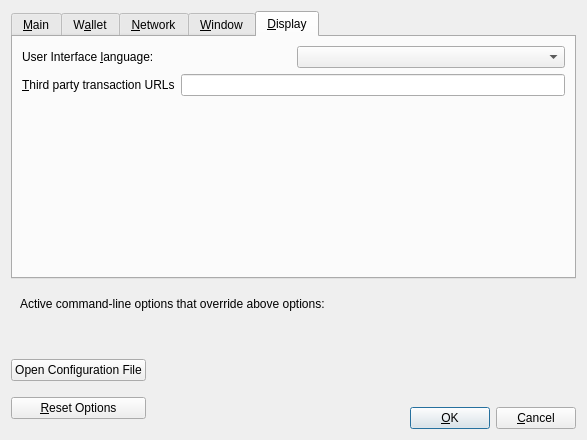
<?xml version="1.0" encoding="UTF-8"?>
<ui version="4.0">
 <class>OptionsDialog</class>
 <widget class="QDialog" name="OptionsDialog">
  <property name="geometry">
   <rect>
    <x>0</x>
    <y>0</y>
    <width>587</width>
    <height>440</height>
   </rect>
  </property>
  <property name="windowTitle">
   <string>Options</string>
  </property>
  <property name="modal">
   <bool>true</bool>
  </property>
  <layout class="QVBoxLayout" name="verticalLayout">
   <item>
    <widget class="QTabWidget" name="tabWidget">
     <property name="currentIndex">
      <number>4</number>
     </property>
     <widget class="QWidget" name="tabMain">
      <attribute name="title">
       <string>&amp;Main</string>
      </attribute>
      <layout class="QVBoxLayout" name="verticalLayout_Main">
       <item>
        <widget class="QCheckBox" name="bitcashAtStartup">
         <property name="toolTip">
          <string>Automatically start %1 after logging in to the system.</string>
         </property>
         <property name="text">
          <string>&amp;Start %1 on system login</string>
         </property>
        </widget>
       </item>
       <item>
        <layout class="QHBoxLayout" name="horizontalLayout_2_Main">
         <item>
          <widget class="QLabel" name="databaseCacheLabel">
           <property name="text">
            <string>Size of &amp;database cache</string>
           </property>
           <property name="textFormat">
            <enum>Qt::PlainText</enum>
           </property>
           <property name="buddy">
            <cstring>databaseCache</cstring>
           </property>
          </widget>
         </item>
         <item>
          <widget class="QSpinBox" name="databaseCache"/>
         </item>
         <item>
          <widget class="QLabel" name="databaseCacheUnitLabel">
           <property name="text">
            <string>MB</string>
           </property>
           <property name="textFormat">
            <enum>Qt::PlainText</enum>
           </property>
          </widget>
         </item>
         <item>
          <spacer name="horizontalSpacer_2_Main">
           <property name="orientation">
            <enum>Qt::Horizontal</enum>
           </property>
           <property name="sizeHint" stdset="0">
            <size>
             <width>40</width>
             <height>20</height>
            </size>
           </property>
          </spacer>
         </item>
        </layout>
       </item>
       <item>
        <layout class="QHBoxLayout" name="horizontalLayout_3_Main">
         <item>
          <widget class="QLabel" name="threadsScriptVerifLabel">
           <property name="text">
            <string>Number of script &amp;verification threads</string>
           </property>
           <property name="textFormat">
            <enum>Qt::PlainText</enum>
           </property>
           <property name="buddy">
            <cstring>threadsScriptVerif</cstring>
           </property>
          </widget>
         </item>
         <item>
          <widget class="QSpinBox" name="threadsScriptVerif">
           <property name="toolTip">
            <string>(0 = auto, &lt;0 = leave that many cores free)</string>
           </property>
          </widget>
         </item>
         <item>
          <spacer name="horizontalSpacer_3_Main">
           <property name="orientation">
            <enum>Qt::Horizontal</enum>
           </property>
           <property name="sizeHint" stdset="0">
            <size>
             <width>40</width>
             <height>20</height>
            </size>
           </property>
          </spacer>
         </item>
        </layout>
       </item>
       <item>
        <spacer name="verticalSpacer_Main">
         <property name="orientation">
          <enum>Qt::Vertical</enum>
         </property>
         <property name="sizeHint" stdset="0">
          <size>
           <width>20</width>
           <height>40</height>
          </size>
         </property>
        </spacer>
       </item>
      </layout>
     </widget>
     <widget class="QWidget" name="tabWallet">
      <attribute name="title">
       <string>W&amp;allet</string>
      </attribute>
      <layout class="QVBoxLayout" name="verticalLayout_Wallet">
       <item>
        <widget class="QGroupBox" name="groupBox">
         <property name="title">
          <string>Expert</string>
         </property>
         <layout class="QVBoxLayout" name="verticalLayout_2">
          <item>
           <widget class="QCheckBox" name="coinControlFeatures">
            <property name="toolTip">
             <string>Whether to show coin control features or not.</string>
            </property>
            <property name="text">
             <string>Enable coin &amp;control features</string>
            </property>
           </widget>
          </item>
          <item>
           <widget class="QCheckBox" name="spendZeroConfChange">
            <property name="toolTip">
             <string>If you disable the spending of unconfirmed change, the change from a transaction cannot be used until that transaction has at least one confirmation. This also affects how your balance is computed.</string>
            </property>
            <property name="text">
             <string>&amp;Spend unconfirmed change</string>
            </property>
           </widget>
          </item>
         </layout>
        </widget>
       </item>
       <item>
        <spacer name="verticalSpacer_Wallet">
         <property name="orientation">
          <enum>Qt::Vertical</enum>
         </property>
         <property name="sizeHint" stdset="0">
          <size>
           <width>20</width>
           <height>40</height>
          </size>
         </property>
        </spacer>
       </item>
      </layout>
     </widget>
     <widget class="QWidget" name="tabNetwork">
      <attribute name="title">
       <string>&amp;Network</string>
      </attribute>
      <layout class="QVBoxLayout" name="verticalLayout_Network">
       <item>
        <widget class="QCheckBox" name="mapPortUpnp">
         <property name="toolTip">
          <string>Automatically open the Bitcash client port on the router. This only works when your router supports UPnP and it is enabled.</string>
         </property>
         <property name="text">
          <string>Map port using &amp;UPnP</string>
         </property>
        </widget>
       </item>
       <item>
        <widget class="QCheckBox" name="allowIncoming">
         <property name="toolTip">
          <string>Accept connections from outside.</string>
         </property>
         <property name="text">
          <string>Allow incomin&amp;g connections</string>
         </property>
        </widget>
       </item>
       <item>
        <widget class="QCheckBox" name="connectSocks">
         <property name="toolTip">
          <string>Connect to the Bitcash network through a SOCKS5 proxy.</string>
         </property>
         <property name="text">
          <string>&amp;Connect through SOCKS5 proxy (default proxy):</string>
         </property>
        </widget>
       </item>
       <item>
        <layout class="QHBoxLayout" name="horizontalLayout_1_Network">
         <item>
          <widget class="QLabel" name="proxyIpLabel">
           <property name="text">
            <string>Proxy &amp;IP:</string>
           </property>
           <property name="textFormat">
            <enum>Qt::PlainText</enum>
           </property>
           <property name="buddy">
            <cstring>proxyIp</cstring>
           </property>
          </widget>
         </item>
         <item>
          <widget class="QValidatedLineEdit" name="proxyIp">
           <property name="minimumSize">
            <size>
             <width>140</width>
             <height>0</height>
            </size>
           </property>
           <property name="maximumSize">
            <size>
             <width>140</width>
             <height>16777215</height>
            </size>
           </property>
           <property name="toolTip">
            <string>IP address of the proxy (e.g. IPv4: 127.0.0.1 / IPv6: ::1)</string>
           </property>
          </widget>
         </item>
         <item>
          <widget class="QLabel" name="proxyPortLabel">
           <property name="text">
            <string>&amp;Port:</string>
           </property>
           <property name="textFormat">
            <enum>Qt::PlainText</enum>
           </property>
           <property name="buddy">
            <cstring>proxyPort</cstring>
           </property>
          </widget>
         </item>
         <item>
          <widget class="QLineEdit" name="proxyPort">
           <property name="minimumSize">
            <size>
             <width>55</width>
             <height>0</height>
            </size>
           </property>
           <property name="maximumSize">
            <size>
             <width>55</width>
             <height>16777215</height>
            </size>
           </property>
           <property name="toolTip">
            <string>Port of the proxy (e.g. 9050)</string>
           </property>
          </widget>
         </item>
         <item>
          <spacer name="horizontalSpacer_1_Network">
           <property name="orientation">
            <enum>Qt::Horizontal</enum>
           </property>
           <property name="sizeHint" stdset="0">
            <size>
             <width>40</width>
             <height>20</height>
            </size>
           </property>
          </spacer>
         </item>
        </layout>
       </item>
       <item>
        <layout class="QHBoxLayout" name="horizontalLayout_2_Network">
         <item>
          <widget class="QLabel" name="proxyActiveNets">
           <property name="text">
            <string>Used for reaching peers via:</string>
           </property>
           <property name="textFormat">
            <enum>Qt::PlainText</enum>
           </property>
          </widget>
         </item>
         <item>
          <widget class="QCheckBox" name="proxyReachIPv4">
           <property name="enabled">
            <bool>false</bool>
           </property>
           <property name="toolTip">
            <string>Shows if the supplied default SOCKS5 proxy is used to reach peers via this network type.</string>
           </property>
           <property name="text">
            <string/>
           </property>
          </widget>
         </item>
         <item>
          <widget class="QLabel" name="proxyReachIPv4Label">
           <property name="text">
            <string>IPv4</string>
           </property>
           <property name="textFormat">
            <enum>Qt::PlainText</enum>
           </property>
          </widget>
         </item>
         <item>
          <widget class="QCheckBox" name="proxyReachIPv6">
           <property name="enabled">
            <bool>false</bool>
           </property>
           <property name="toolTip">
            <string>Shows if the supplied default SOCKS5 proxy is used to reach peers via this network type.</string>
           </property>
           <property name="text">
            <string/>
           </property>
          </widget>
         </item>
         <item>
          <widget class="QLabel" name="proxyReachIPv6Label">
           <property name="text">
            <string>IPv6</string>
           </property>
           <property name="textFormat">
            <enum>Qt::PlainText</enum>
           </property>
          </widget>
         </item>
         <item>
          <widget class="QCheckBox" name="proxyReachTor">
           <property name="enabled">
            <bool>false</bool>
           </property>
           <property name="toolTip">
            <string>Shows if the supplied default SOCKS5 proxy is used to reach peers via this network type.</string>
           </property>
           <property name="text">
            <string/>
           </property>
          </widget>
         </item>
         <item>
          <widget class="QLabel" name="proxyReachTorLabel">
           <property name="text">
            <string>Tor</string>
           </property>
           <property name="textFormat">
            <enum>Qt::PlainText</enum>
           </property>
          </widget>
         </item>
         <item>
          <spacer name="horizontalSpacer_2_Network">
           <property name="orientation">
            <enum>Qt::Horizontal</enum>
           </property>
           <property name="sizeHint" stdset="0">
            <size>
             <width>40</width>
             <height>20</height>
            </size>
           </property>
          </spacer>
         </item>
        </layout>
       </item>
       <item>
        <widget class="QCheckBox" name="connectSocksTor">
         <property name="toolTip">
          <string>Connect to the Bitcash network through a separate SOCKS5 proxy for Tor hidden services.</string>
         </property>
         <property name="text">
          <string>Use separate SOCKS&amp;5 proxy to reach peers via Tor hidden services:</string>
         </property>
        </widget>
       </item>
       <item>
        <layout class="QHBoxLayout" name="horizontalLayout_3_Network">
         <item>
          <widget class="QLabel" name="proxyIpTorLabel">
           <property name="text">
            <string>Proxy &amp;IP:</string>
           </property>
           <property name="textFormat">
            <enum>Qt::PlainText</enum>
           </property>
           <property name="buddy">
            <cstring>proxyIpTor</cstring>
           </property>
          </widget>
         </item>
         <item>
          <widget class="QValidatedLineEdit" name="proxyIpTor">
           <property name="minimumSize">
            <size>
             <width>140</width>
             <height>0</height>
            </size>
           </property>
           <property name="maximumSize">
            <size>
             <width>140</width>
             <height>16777215</height>
            </size>
           </property>
           <property name="toolTip">
            <string>IP address of the proxy (e.g. IPv4: 127.0.0.1 / IPv6: ::1)</string>
           </property>
          </widget>
         </item>
         <item>
          <widget class="QLabel" name="proxyPortTorLabel">
           <property name="text">
            <string>&amp;Port:</string>
           </property>
           <property name="textFormat">
            <enum>Qt::PlainText</enum>
           </property>
           <property name="buddy">
            <cstring>proxyPortTor</cstring>
           </property>
          </widget>
         </item>
         <item>
          <widget class="QLineEdit" name="proxyPortTor">
           <property name="minimumSize">
            <size>
             <width>55</width>
             <height>0</height>
            </size>
           </property>
           <property name="maximumSize">
            <size>
             <width>55</width>
             <height>16777215</height>
            </size>
           </property>
           <property name="toolTip">
            <string>Port of the proxy (e.g. 9050)</string>
           </property>
          </widget>
         </item>
         <item>
          <spacer name="horizontalSpacer_4_Network">
           <property name="orientation">
            <enum>Qt::Horizontal</enum>
           </property>
           <property name="sizeHint" stdset="0">
            <size>
             <width>40</width>
             <height>20</height>
            </size>
           </property>
          </spacer>
         </item>
        </layout>
       </item>
       <item>
        <spacer name="verticalSpacer_Network">
         <property name="orientation">
          <enum>Qt::Vertical</enum>
         </property>
         <property name="sizeHint" stdset="0">
          <size>
           <width>20</width>
           <height>40</height>
          </size>
         </property>
        </spacer>
       </item>
      </layout>
     </widget>
     <widget class="QWidget" name="tabWindow">
      <attribute name="title">
       <string>&amp;Window</string>
      </attribute>
      <layout class="QVBoxLayout" name="verticalLayout_Window">
       <item>
        <widget class="QCheckBox" name="hideTrayIcon">
         <property name="toolTip">
          <string>Hide the icon from the system tray.</string>
         </property>
         <property name="text">
          <string>&amp;Hide tray icon</string>
         </property>
        </widget>
       </item>
       <item>
        <widget class="QCheckBox" name="minimizeToTray">
         <property name="toolTip">
          <string>Show only a tray icon after minimizing the window.</string>
         </property>
         <property name="text">
          <string>&amp;Minimize to the tray instead of the taskbar</string>
         </property>
        </widget>
       </item>
       <item>
        <widget class="QCheckBox" name="minimizeOnClose">
         <property name="toolTip">
          <string>Minimize instead of exit the application when the window is closed. When this option is enabled, the application will be closed only after selecting Exit in the menu.</string>
         </property>
         <property name="text">
          <string>M&amp;inimize on close</string>
         </property>
        </widget>
       </item>
       <item>
        <spacer name="verticalSpacer_Window">
         <property name="orientation">
          <enum>Qt::Vertical</enum>
         </property>
         <property name="sizeHint" stdset="0">
          <size>
           <width>20</width>
           <height>40</height>
          </size>
         </property>
        </spacer>
       </item>
      </layout>
     </widget>
     <widget class="QWidget" name="tabDisplay">
      <attribute name="title">
       <string>&amp;Display</string>
      </attribute>
      <layout class="QVBoxLayout" name="verticalLayout_Display">
       <item>
        <layout class="QHBoxLayout" name="horizontalLayout_1_Display">
         <item>
          <widget class="QLabel" name="langLabel">
           <property name="text">
            <string>User Interface &amp;language:</string>
           </property>
           <property name="textFormat">
            <enum>Qt::PlainText</enum>
           </property>
           <property name="buddy">
            <cstring>lang</cstring>
           </property>
          </widget>
         </item>
         <item>
          <widget class="QValueComboBox" name="lang">
           <property name="toolTip">
            <string>The user interface language can be set here. This setting will take effect after restarting %1.</string>
           </property>
          </widget>
         </item>
        </layout>
       </item>
       <item>
        <layout class="QHBoxLayout" name="horizontalLayout_2_Display"/>
       </item>
       <item>
        <layout class="QHBoxLayout" name="horizontalLayout_3_Display">
         <item>
          <widget class="QLabel" name="thirdPartyTxUrlsLabel">
           <property name="toolTip">
            <string>Third party URLs (e.g. a block explorer) that appear in the transactions tab as context menu items. %s in the URL is replaced by transaction hash. Multiple URLs are separated by vertical bar |.</string>
           </property>
           <property name="text">
            <string>&amp;Third party transaction URLs</string>
           </property>
           <property name="buddy">
            <cstring>thirdPartyTxUrls</cstring>
           </property>
          </widget>
         </item>
         <item>
          <widget class="QLineEdit" name="thirdPartyTxUrls">
           <property name="toolTip">
            <string>Third party URLs (e.g. a block explorer) that appear in the transactions tab as context menu items. %s in the URL is replaced by transaction hash. Multiple URLs are separated by vertical bar |.</string>
           </property>
          </widget>
         </item>
        </layout>
       </item>
       <item>
        <spacer name="verticalSpacer_Display">
         <property name="orientation">
          <enum>Qt::Vertical</enum>
         </property>
         <property name="sizeHint" stdset="0">
          <size>
           <width>20</width>
           <height>40</height>
          </size>
         </property>
        </spacer>
       </item>
      </layout>
     </widget>
    </widget>
   </item>
   <item>
    <widget class="QFrame" name="frame">
     <layout class="QVBoxLayout" name="verticalLayout_Bottom">
      <item>
       <layout class="QHBoxLayout" name="horizontalLayout_Bottom">
        <item>
         <widget class="QLabel" name="overriddenByCommandLineInfoLabel">
          <property name="text">
           <string>Active command-line options that override above options:</string>
          </property>
          <property name="textFormat">
           <enum>Qt::PlainText</enum>
          </property>
         </widget>
        </item>
        <item>
         <spacer name="horizontalSpacer_Bottom">
          <property name="orientation">
           <enum>Qt::Horizontal</enum>
          </property>
          <property name="sizeHint" stdset="0">
           <size>
            <width>40</width>
            <height>20</height>
           </size>
          </property>
         </spacer>
        </item>
       </layout>
      </item>
      <item>
       <widget class="QLabel" name="overriddenByCommandLineLabel">
        <property name="text">
         <string/>
        </property>
        <property name="textFormat">
         <enum>Qt::PlainText</enum>
        </property>
        <property name="wordWrap">
         <bool>true</bool>
        </property>
       </widget>
      </item>
     </layout>
    </widget>
   </item>
   <item>
    <layout class="QHBoxLayout" name="horizontalLayout_Buttons">
     <item>
      <layout class="QVBoxLayout" name="verticalLayout_Buttons">
       <item>
        <widget class="QPushButton" name="openBitcashConfButton">
         <property name="toolTip">
          <string>Open the %1 configuration file from the working directory.</string>
         </property>
         <property name="text">
          <string>Open Configuration File</string>
         </property>
         <property name="autoDefault">
          <bool>false</bool>
         </property>
        </widget>
       </item>
       <item>
        <widget class="QPushButton" name="resetButton">
         <property name="toolTip">
          <string>Reset all client options to default.</string>
         </property>
         <property name="text">
          <string>&amp;Reset Options</string>
         </property>
         <property name="autoDefault">
          <bool>false</bool>
         </property>
        </widget>
       </item>
      </layout>
     </item>
     <item>
      <spacer name="horizontalSpacer_1">
       <property name="orientation">
        <enum>Qt::Horizontal</enum>
       </property>
       <property name="sizeHint" stdset="0">
        <size>
         <width>40</width>
         <height>48</height>
        </size>
       </property>
      </spacer>
     </item>
     <item>
      <widget class="QLabel" name="statusLabel">
       <property name="minimumSize">
        <size>
         <width>200</width>
         <height>0</height>
        </size>
       </property>
       <property name="font">
        <font>
         <weight>75</weight>
         <bold>true</bold>
        </font>
       </property>
       <property name="text">
        <string/>
       </property>
       <property name="textFormat">
        <enum>Qt::PlainText</enum>
       </property>
       <property name="wordWrap">
        <bool>true</bool>
       </property>
      </widget>
     </item>
     <item>
      <spacer name="horizontalSpacer_2">
       <property name="orientation">
        <enum>Qt::Horizontal</enum>
       </property>
       <property name="sizeHint" stdset="0">
        <size>
         <width>40</width>
         <height>48</height>
        </size>
       </property>
      </spacer>
     </item>
     <item>
      <layout class="QVBoxLayout" name="verticalLayout_4">
       <item>
        <spacer name="verticalSpacer">
         <property name="orientation">
          <enum>Qt::Vertical</enum>
         </property>
         <property name="sizeHint" stdset="0">
          <size>
           <width>20</width>
           <height>40</height>
          </size>
         </property>
        </spacer>
       </item>
       <item>
        <layout class="QHBoxLayout" name="horizontalLayout">
         <item>
          <widget class="QPushButton" name="okButton">
           <property name="text">
            <string>&amp;OK</string>
           </property>
           <property name="autoDefault">
            <bool>false</bool>
           </property>
           <property name="default">
            <bool>true</bool>
           </property>
          </widget>
         </item>
         <item>
          <widget class="QPushButton" name="cancelButton">
           <property name="text">
            <string>&amp;Cancel</string>
           </property>
           <property name="autoDefault">
            <bool>false</bool>
           </property>
          </widget>
         </item>
        </layout>
       </item>
      </layout>
     </item>
    </layout>
   </item>
  </layout>
 </widget>
 <customwidgets>
  <customwidget>
   <class>QValidatedLineEdit</class>
   <extends>QLineEdit</extends>
   <header>qt/qvalidatedlineedit.h</header>
  </customwidget>
  <customwidget>
   <class>QValueComboBox</class>
   <extends>QComboBox</extends>
   <header>qt/qvaluecombobox.h</header>
  </customwidget>
 </customwidgets>
 <resources/>
 <connections/>
</ui>
